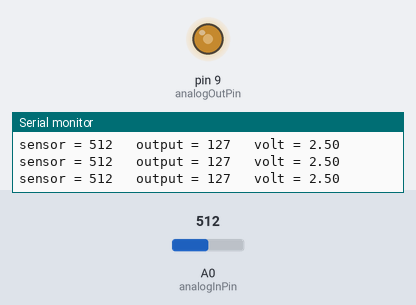
A sketch run on a simulated Arduino Uno, built with avr-gcc and run on an emulated ATmega328P. On the bench: output pins drawn as LEDs (lit = HIGH), the last lines printed to the serial monitor. The inputs (shaded band) are chosen by the test bench; at power-on: A0 (analogInPin) = 512.

Above: at 1.2 s.
1.3 s: A0 (analogInPin) set to 418
At 1.9 s:
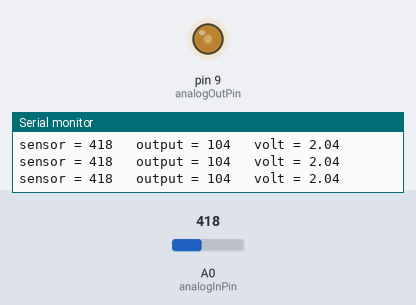
2.8 s: A0 (analogInPin) set to 395
At 4.2 s:
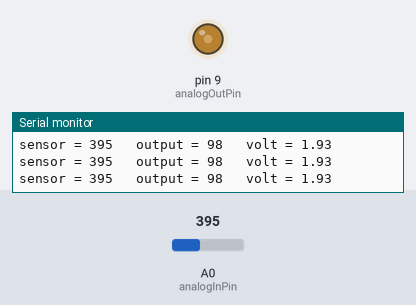
5.8 s: A0 (analogInPin) set to 716
At 7.0 s:
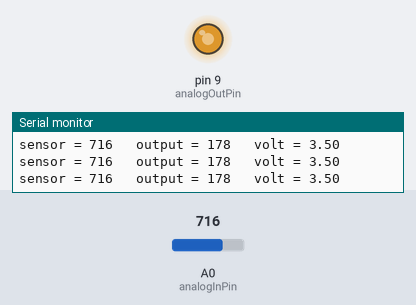
7.3 s: A0 (analogInPin) set to 984
At 8.1 s:
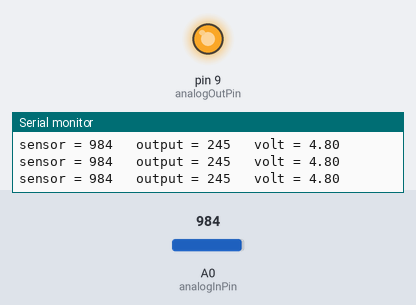
8.8 s: A0 (analogInPin) set to 1014
At 10.0 s:
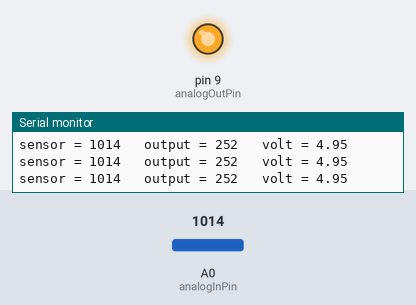
10.3 s: A0 (analogInPin) set to 122
At 11.4 s:
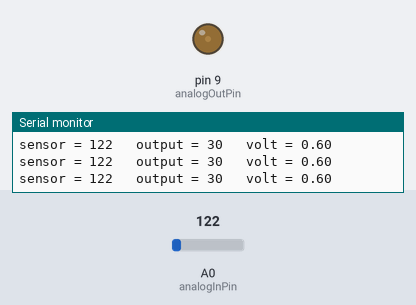
Timing chart, 0 to 12.8 s (numbered marks = the images above; inputs shaded):
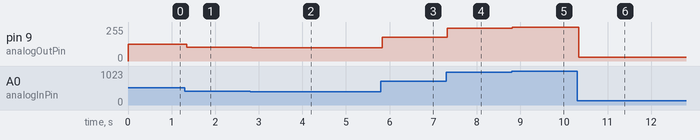

The sketch:

Lab_VR.ino
```cpp
const int analogInPin = A0;  // Analog input pin that the potentiometer is attached to
const int analogOutPin = 9; // Analog output pin that the LED is attached to

int sensorValue = 0;        // value read from the pot
int outputValue = 0;        // value output to the PWM (analog out)
float volt = 0;
void setup() {
  Serial.begin(9600);
}

void loop() {
  sensorValue = analogRead(analogInPin);
  outputValue = map(sensorValue, 0, 1023, 0, 255);
  analogWrite(analogOutPin, outputValue);
  Serial.print("sensor = ");
  Serial.print(sensorValue);
  Serial.print("\t output = ");
  Serial.print(outputValue);
  volt = 0.0048828125 *  sensorValue;
  Serial.print("\t volt = ");
  Serial.println(volt);
  delay(2);
}
```

Measured:
- after the input at 1.3 s, pin 9 (analogOutPin): 127/255 → 104/255 at once
- after the input at 2.8 s, pin 9 (analogOutPin): 104/255 → 98/255 at once
- after the input at 5.8 s, pin 9 (analogOutPin): 98/255 → 178/255 at once
- after the input at 7.3 s, pin 9 (analogOutPin): 178/255 → 245/255 at once
- after the input at 8.8 s, pin 9 (analogOutPin): 245/255 → 252/255 at once
- after the input at 10.3 s, pin 9 (analogOutPin): 252/255 → 30/255 at once
